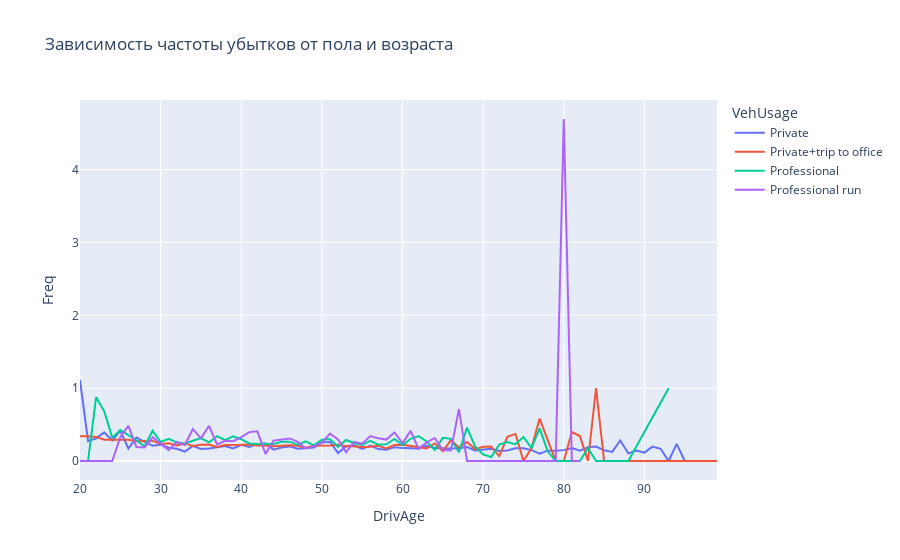

The cell this chart's notebook holds for it:
### Code cell
fig = px.line(df_group_VehUsage_Age, x='DrivAge', y='Freq', color='VehUsage', title='Зависимость частоты убытков от пола и возраста')
fig.show()
